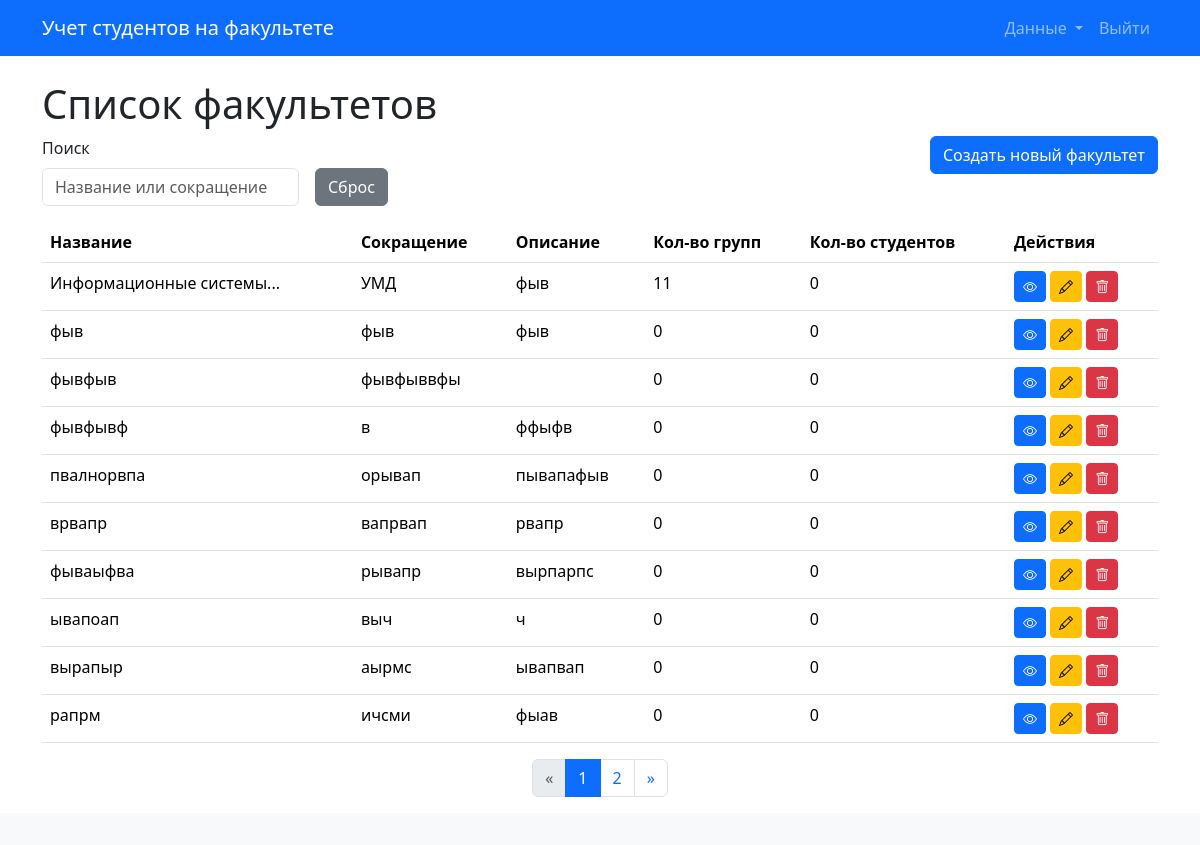
The app's page /faculties/ with its own data.
### app/models.py (models this page shows)
class Faculty(db.Model):
    id = db.Column(db.Integer, primary_key=True)
    name = db.Column(db.String(128), nullable=False)
    short_name = db.Column(db.String(32), nullable=False)
    description = db.Column(db.Text)
    groups = db.relationship('Group', backref='faculty', cascade='all, delete-orphan')

### app/routes/faculties.py (the view, shortened to what this page needs)
@bp.route('/')
def list_faculties():
    page = request.args.get('page', 1, type=int)
    per_page = 10
    search_query = request.args.get('search_query', '').strip()
    sort_column = request.args.get('sort_by', 'default')
    sort_order = request.args.get('order', 'asc')
    query = Faculty.query
    all_matching_faculties_from_db = query.all()
    faculties_processed = []
    for faculty_obj in all_matching_faculties_from_db:
        num_groups = Group.query.with_parent(faculty_obj).count()
        num_students = Student.query.join(Group).filter(Group.faculty_id == faculty_obj.id).count() if hasattr(Student, 'group_id') else 0
        faculties_processed.append({
            'id': faculty_obj.id,
            'name': faculty_obj.name,
            'short_name': faculty_obj.short_name,
            'description': faculty_obj.description,
            'num_groups': num_groups,
            'num_students': num_students
        })
    if sort_column != 'default' and faculties_processed and sort_column in faculties_processed[0].keys():
        faculties_processed.sort(key=lambda x: get_sort_key_faculties(x, sort_column), reverse=(sort_order == 'desc'))
    elif not faculties_processed:
        pass
    else:
         faculties_processed.sort(key=lambda x: x['id'])
    total_items = len(faculties_processed)
    start_index = (page - 1) * per_page
    end_index = start_index + per_page
    paginated_faculties_list = faculties_processed[start_index:end_index]
    class SimplePagination:
        def __init__(self, page, per_page, total_items, items):
            self.page = page
            self.per_page = per_page
            self.total = total_items
            self.items = items
            self.pages = (total_items + per_page - 1) // per_page if total_items > 0 else 0
        @property
        def has_prev(self):
            return self.page > 1
        @property
        def has_next(self):
            return self.page < self.pages
        @property
        def next_num(self):
            return self.page + 1 if self.has_next else None
        def iter_pages(self, left_edge=1, left_current=1, right_current=2, right_edge=1):
            last = 0
            for num in range(1, self.pages + 1):
                if num <= left_edge or \
                   (num > self.page - left_current - 1 and num < self.page + right_current) or \
                   num > self.pages - right_edge:
                    if last + 1 != num:
                        yield None
                    yield num
                    last = num
    pagination_obj = SimplePagination(page, per_page, total_items, paginated_faculties_list)
    return render_template('faculties/list.html',
                           pagination=pagination_obj,
                           search_query=search_query,
                           sort_by=sort_column,
                           order=sort_order
                           )

### app/templates/faculties/list.html (shortened to what this page needs)
{% extends "base.html" %}
{% block content %}
    <h1>Список факультетов</h1>
    <div class="row mb-3">
        <div class="col-md-8">
            <form method="GET" action="{{ url_for('.list_faculties') }}" class="row g-3 align-items-end" id="filterSortForm">
                <div class="col-auto">
                    <label for="search_query" class="form-label">Поиск</label>
                    <input type="text" name="search_query" id="search_query" class="form-control" placeholder="Название или сокращение" value="{{ request.args.get('search_query', '') }}" onchange="this.form.submit()">
                </div>
                 <div class="col-auto">
                    <a href="{{ url_for('.list_faculties') }}" class="btn btn-secondary">Сброс</a>
                </div>
            </form>
        </div>
        <div class="col-md-4 text-end">
            <a href="{{ url_for('.create_faculty') }}" class="btn btn-primary">Создать новый факультет</a>
        </div>
    </div>
    <table class="table table-hover">
        <thead>
            <tr>
                <th><a href="#" class="sortable-header" data-sort="name">Название</a></th>
                <th><a href="#" class="sortable-header" data-sort="short_name">Сокращение</a></th>
                <th><a href="#" class="sortable-header" data-sort="description">Описание</a></th>
                <th><a href="#" class="sortable-header" data-sort="groups">Кол-во групп</a></th>
                <th><a href="#" class="sortable-header" data-sort="students">Кол-во студентов</a></th>
                <th>Действия</th>
            </tr>
        </thead>
        <tbody>
            {% for faculty in pagination.items %}
            <tr>
                <td>{{ faculty.name | truncate(25, True, '...') }}</td>
                <td>{{ faculty.short_name }}</td>
                <td>{{ faculty.description | truncate(15, True, '...') if faculty.description else '' }}</td>
                <td>{{ faculty.num_groups }}</td>
                <td>{{ faculty.num_students }}</td>
                <td>
                    <a href="{{ url_for('faculty_groups.list_groups', faculty_id=faculty.id) }}" class="btn btn-sm btn-primary" title="Просмотр групп факультета"><i class="bi bi-eye"></i></a>
                    <a href="{{ url_for('.edit_faculty', id=faculty.id) }}" class="btn btn-sm btn-warning" title="Редактировать факультет"><i class="bi bi-pencil"></i></a>
                    <button type="button" class="btn btn-sm btn-danger" data-bs-toggle="modal" data-bs-target="#confirmDeleteModal" data-delete-url="{{ url_for('.delete_faculty', id=faculty.id) }}" data-faculty-name="{{ faculty.name }}" title="Удалить факультет"><i class="bi bi-trash"></i></button>
                </td>
            </tr>
            {% else %}
            <tr>
                <td colspan="6" class="text-center">Нет факультетов для отображения или по вашему запросу ничего не найдено.</td>
            </tr>
            {% endfor %}
        </tbody>
    </table>
    {% if pagination and pagination.pages > 1 %}
    <nav aria-label="Page navigation">
        <ul class="pagination justify-content-center">
            <li class="page-item {% if not pagination.has_prev %}disabled{% endif %}">
                <a class="page-link" href="{% if pagination.has_prev %}{{ url_for('.list_faculties', page=pagination.prev_num, search_query=search_query, sort_by=sort_by, order=order) }}{% else %}#__{% endif %}" aria-label="Previous">
                    <span aria-hidden="true">&laquo;</span>
                </a>
            </li>
            {% for p_num in pagination.iter_pages() %}
                {% if p_num %}
                    <li class="page-item {% if p_num == pagination.page %}active{% endif %}">
                        <a class="page-link" href="{{ url_for('.list_faculties', page=p_num, search_query=search_query, sort_by=sort_by, order=order) }}">{{ p_num }}</a>
                    </li>
                {% else %}
                    <li class="page-item disabled"><span class="page-link">...</span></li>
                {% endif %}
            {% endfor %}
            <li class="page-item {% if not pagination.has_next %}disabled{% endif %}">
                <a class="page-link" href="{% if pagination.has_next %}{{ url_for('.list_faculties', page=pagination.next_num, search_query=search_query, sort_by=sort_by, order=order) }}{% else %}#__{% endif %}" aria-label="Next">
                    <span aria-hidden="true">&raquo;</span>
                </a>
            </li>
        </ul>
    </nav>
    {% endif %}
{% endblock %}

### app/templates/base.html (shortened to what this page needs)
<!DOCTYPE html>
<html lang="ru">
<head>
    <link href="https://cdn.jsdelivr.net/npm/bootstrap@5.3.2/dist/css/bootstrap.min.css" rel="stylesheet">
    <link rel="stylesheet" href="https://cdn.jsdelivr.net/npm/bootstrap-icons@1.10.0/font/bootstrap-icons.css">
</head>
<body>
    <header class="navbar navbar-expand-lg navbar-dark bg-primary mb-4">
        <div class="container">
            <a class="navbar-brand" href="{{ url_for('faculties.list_faculties') }}">Учет студентов на факультете</a>
            <div class="collapse navbar-collapse" id="navbarNav">
                <ul class="navbar-nav ms-auto">
                    <li class="nav-item dropdown">
                        <a class="nav-link dropdown-toggle" href="#" id="navbarDropdownImportExport" role="button" data-bs-toggle="dropdown" aria-expanded="false">
                            Данные
                        </a>
                    </li>
                    <li class="nav-item">
                        <a class="nav-link" href="{{ url_for('main.welcome') }}">Выйти</a>
                    </li>
                </ul>
            </div>
        </div>
    </header>
    <main class="container">
        {% block content %}{% endblock %}
    </main>
    <footer class="mt-auto py-3 bg-light text-center">
    </footer>
</body>
</html>

### app/templates/faculties/list.html (style rules this page uses)
.sortable-header { text-decoration: none; color: inherit; cursor: pointer; }

### records on screen
Faculty: name "Информационные системы...", short_name "УМД", description "фыв", num_groups "11", num_students "0"
Faculty: name "фыв", short_name "фыв", description "фыв", num_groups "0", num_students "0"
Faculty: name "фывфыв", short_name "фывфыввфы", num_groups "0", num_students "0"
Faculty: name "фывфывф", short_name "в", description "ффыфв", num_groups "0", num_students "0"
Faculty: name "пвалнорвпа", short_name "орывап", description "пывапафыв", num_groups "0", num_students "0"
Faculty: name "врвапр", short_name "вапрвап", description "рвапр", num_groups "0", num_students "0"
Faculty: name "фываыфва", short_name "рывапр", description "вырпарпс", num_groups "0", num_students "0"
Faculty: name "ывапоап", short_name "выч", description "ч", num_groups "0", num_students "0"
Faculty: name "вырапыр", short_name "аырмс", description "ывапвап", num_groups "0", num_students "0"
Faculty: name "рапрм", short_name "ичсми", description "фыав", num_groups "0", num_students "0"

### other values on screen
{{ p_num }} "1" "2"
